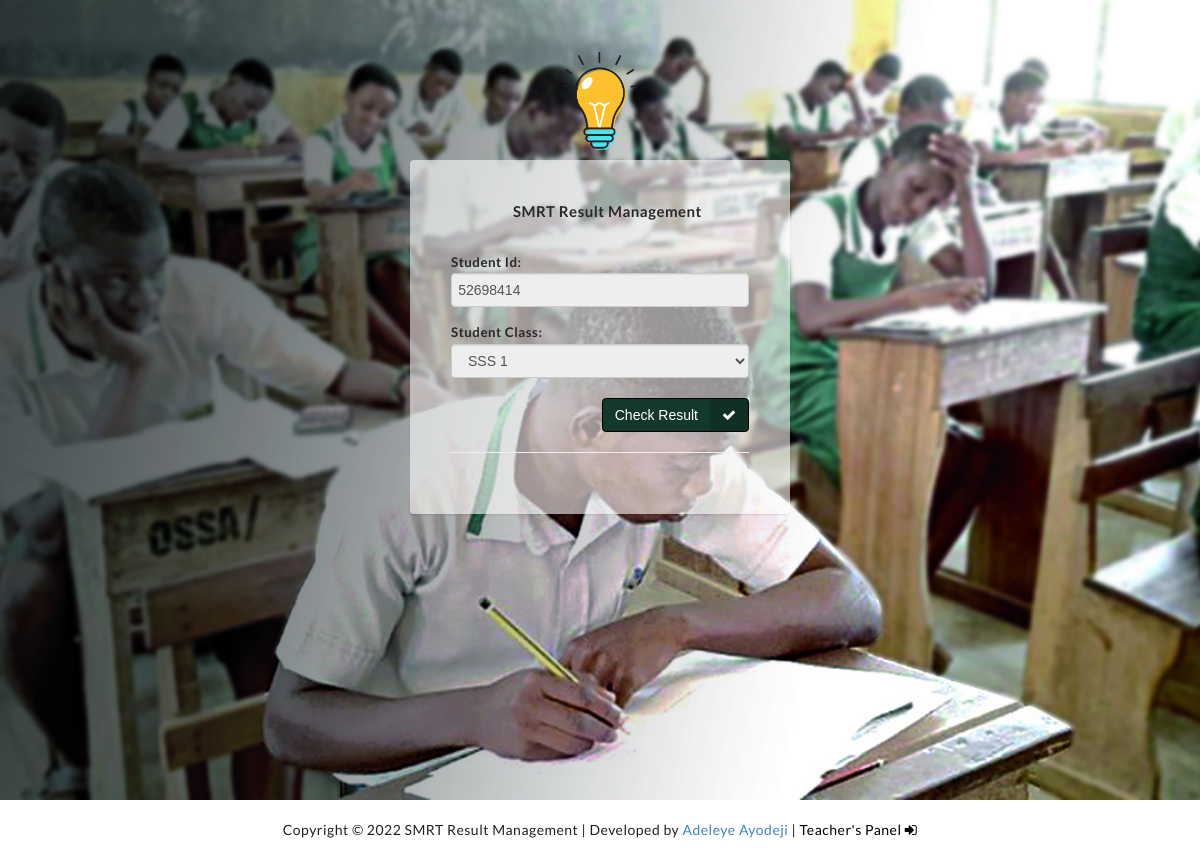
/adcheck.php?studentid=1, run on the app's committed database.
### tables this page shows
CREATE TABLE IF NOT EXISTS `settings` (
  `id` int(11) NOT NULL AUTO_INCREMENT,
  `title` varchar(10000) DEFAULT NULL,
  `description` text,
  `address1` longtext,
  `address2` longtext,
  `session` varchar(1000) DEFAULT NULL,
  `term` varchar(1000) DEFAULT NULL,
  `logo` varchar(1000) DEFAULT NULL,
  `siteback` varchar(1000) DEFAULT NULL,
  PRIMARY KEY (`id`)
);

CREATE TABLE IF NOT EXISTS `tblstudents` (
  `StudentId` int(11) NOT NULL AUTO_INCREMENT,
  `StudentName` varchar(100) NOT NULL,
  `classtype` varchar(1000) DEFAULT NULL,
  `session` varchar(1000) DEFAULT NULL,
  `logo` varchar(10000) DEFAULT NULL,
  `RollId` varchar(100) NOT NULL,
  `StudentEmail` varchar(100) NOT NULL,
  `mobile` varchar(1000) DEFAULT NULL,
  `Gender` varchar(10) NOT NULL,
  `DOB` varchar(100) NOT NULL,
  `ClassId` int(11) NOT NULL,
  `user_token` varchar(1000) DEFAULT NULL,
  `RegDate` timestamp NOT NULL DEFAULT CURRENT_TIMESTAMP,
  `UpdationDate` timestamp NULL DEFAULT NULL ON UPDATE CURRENT_TIMESTAMP,
  `Status` int(1) NOT NULL,
  `Departments` mediumtext,
  `password` varchar(1000) DEFAULT NULL,
  PRIMARY KEY (`StudentId`)
);

### adcheck.php (the view, shortened to what this page needs)
<?php
include('includes/config.php');?>
<!DOCTYPE html>
<?php include('includes/header.php');?>
<?php
                            $stmt = $dbh->query("SELECT * FROM settings");
                            $rowfrontt = $stmt->fetch(PDO::FETCH_OBJ);
                            ?>
<div class="login-bg-color bg-black-300"
    style="background: url('images/<?php echo htmlentities($rowfrontt->siteback); ?>');background-position: center;background-size: cover;">
    <div style="margin: 0px;">
        <center><img src="images/<?php echo htmlentities($rowfrontt->logo); ?>" height="100px"
                style="margin-top: 50px;"></center>
    </div>
    <div class="row">
        <div class="col-md-4 col-md-offset-4">
            <div class="panel login-box" style="background: #ffffff94;margin-top: 10px;">
                <div class="panel-heading">
                    <div class="panel-title text-center">
                        <h4><?php echo htmlentities($rowfrontt->title); ?></h4>
                    </div>
                </div>
                <div class="panel-body p-20">
                    <form action="viewresult.php" method="post">
                        <div class="form-group">
                            <label for="studentid">Student Id:</label>
                            <?php
                                        $studentid = $_GET["studentid"];
                                        $stmt = $dbh->query("SELECT * FROM tblstudents WHERE StudentId = '$studentid' ");
                                        $row = $stmt->fetch(PDO::FETCH_OBJ);
                                        ?>
                            <input type="text" class="form-control" id="studentid"
                                value="<?php echo htmlentities($row->RollId); ?>" autocomplete="off" name="studentid"
                                readonly>
                        </div>
                        <div class="form-group">
                            <label for="default" class="control-label">Student Class:</label>
                            <select name="class" class="form-control" id="default" required="required" readonly>
                                <?php
$newclass = $row->ClassId;
$sql = "SELECT * from tblclasses WHERE id = '$newclass' ";
$query = $dbh->prepare($sql);
$query->execute();
$results=$query->fetchAll(PDO::FETCH_OBJ);
if($query->rowCount() > 0)
{
foreach($results as $result)
{   ?>
                                <option value="<?php echo htmlentities($result->id); ?>">
                                    <?php echo htmlentities($result->ClassName); ?></option>
                                <?php }} ?>
                            </select>
                        </div>
                        <div class="form-group mt-20">
                            <div class="">
                                <button type="submit" class="btn btn-success btn-labeled pull-right"
                                    style="background: #13382c;border-color: black;">Check Result<span
                                        class="btn-label btn-label-right"><i class="fa fa-check"></i></span></button>
                                <div class="clearfix"></div>
                            </div>
                        </div>
                    </form>
                    <hr>
                </div>
            </div>
        </div>
    </div>
</div>
</div>
<?php include 'includes/credit.php'; ?>
</body>
</html>

### includes/credit.php
<?php
    $place = $_SERVER['REQUEST_URI'] == "/teacherlog.php" ? "fixed" : "static";
?>
<div class="credit" style="position: <?php echo $_SESSION ? "static" : $place; ?>;">
				   <?php
                            $stmt = $dbh->query("SELECT * FROM settings");
                            $rowwww = $stmt->fetch(PDO::FETCH_OBJ);
                            ?>
           Copyright &copy; <?php echo date("Y")." ". htmlentities($rowwww->title); ?> | Developed by <a href="https://adeleyeayodeji.com" target="_blank">Adeleye Ayodeji</a> | <?php
           	if (!isset($_SESSION["alogin"])) {
			?>
			<a href="teacherlog.php" style="color: black;">Teacher's Panel <i class="fa fa-sign-in"></i></a>
			<?php
		}else{
		   	?>
		   	<a href="logout.php" style="color: red;">Logout <i class="fa fa-sign-out"></i></a>
		   	<?php
		}
            ?>
        </div>

### css/main.css (style rules this page uses)
body,html { font-family:Poppins,sans-serif;font-weight:400;color:#494949;font-size:12px;line-height:1.75em }
@media (min-width:600px) { body,html { font-size:calc(12px + (14 - 12) * ((100vw - 600px)/ (1140 - 600))) } }
@media (min-width:1140px) { body,html { font-size:14px } }
a,abbr,acronym,address,b,big,blockquote,caption,center,cite,code,dd,del,dfn,dl,dt,em,fieldset,form,h1,h2,h3,h4,h5,h6,i,img,ins,kbd,label,legend,li,ol,p,pre,q,s,samp,small,strike,strong,sub,sup,table,tbody,td,tfoot,th,thead,tr,tt,u,ul,var { margin:0;padding:0 }
.h1,.h2,.h3,.h4,.h5,.h6,h1,h2,h3,h4,h5,h6 { font-family:Poppins,sans-serif;font-weight:400;color:#292929;clear:both }
.h4,h4 { font-size:16.8060715286px;margin-top:1.5619355157em;line-height:1.8743226189em;margin-bottom:.3681503615em }
@media (min-width:600px) { .h4,h4 { font-size:calc(16.8060715286px + (19.60708345 - 16.8060715286) * ((100vw - 600px)/ (1140 - 600))) } }
@media (min-width:1140px) { .h4,h4 { font-size:19.60708345px;margin-top:1.5619355157em;line-height:1.8743226189em;margin-bottom:.3601841818em } }
input[type=color],input[type=date],input[type=datetime-local],input[type=email],input[type=month],input[type=number],input[type=password],input[type=search],input[type=text],input[type=time],input[type=url],input[type=week],textarea { display:block;max-width:100%;padding:.4375em;font-size:12px;margin-bottom:1.3125em }
@media (min-width:600px) { input[type=color],input[type=date],input[type=datetime-local],input[type=email],input[type=month],input[type=number],input[type=password],input[type=search],input[type=text],input[type=time],input[type=url],input[type=week],textarea { font-size:calc(12px + (14 - 12) * ((100vw - 600px)/ (1140 - 600))) } }
@media (min-width:1140px) { input[type=color],input[type=date],input[type=datetime-local],input[type=email],input[type=month],input[type=number],input[type=password],input[type=search],input[type=text],input[type=time],input[type=url],input[type=week],textarea { font-size:14px;margin-bottom:.546875em } }
button,input[type=submit] { cursor:pointer;font-size:12px;padding:.4375em 1.75em;margin-bottom:0 }
@media (min-width:600px) { button,input[type=submit] { font-size:calc(12px + (14 - 12) * ((100vw - 600px)/ (1140 - 600))) } }
@media (min-width:1140px) { button,input[type=submit] { font-size:14px;margin-bottom:0 } }
label { display:block;padding-bottom:.21875em;margin-bottom:-.125em }
body { font-family:Poppins,sans-serif;-webkit-font-smoothing:antialiased;background-color:#f2f2f2;color:#494949;text-rendering:optimizeLegibility!important;letter-spacing:.5px;overflow-x:hidden }
a { outline:0!important;text-decoration:none!important;color:#494949;-webkit-transition:all .4s ease-in-out;transition:all .4s ease-in-out }
.bg-black-300 { background-color:#3c3c3c;border-color:#3c3c3c;color:#fff!important }
.bg-black-300 h1,.bg-black-300 h2,.bg-black-300 h3,.bg-black-300 h4,.bg-black-300 h5,.bg-black-300 h6 { color:#fff }
.mt-20 { margin-top:20px!important }
.p-20 { padding:20px!important }
.panel { box-shadow:0 1px 2px rgba(0,0,0,.1) }
.panel .panel-title h1,.panel .panel-title h2,.panel .panel-title h3,.panel .panel-title h4,.panel .panel-title h5,.panel .panel-title h6 { color:inherit!important;margin:0;line-height:30px }
.panel-heading { padding:5px }
.panel-heading .panel-title { margin-top:10px;padding-left:15px }
.btn .fa { margin-right:6px }
.btn.btn-labeled { padding-top:0;padding-bottom:0 }
.btn.btn-labeled .fa { margin-right:0 }
.btn.btn-labeled .btn-label { position:relative;background:0 0;background:rgba(0,0,0,.15);display:inline-block;padding:6px 12px;left:-12px;border-radius:4px 0 0 4px }
.btn.btn-labeled .btn-label.btn-label-right { left:auto;right:-12px;border-radius:0 4px 4px 0 }
.form-group label { font-size:95% }
.login-bg-color { min-height:100vh }
.login-bg-color .login-box { color:#292929!important;padding:20px;margin-top:125px;border-radius:4px;box-shadow:0 1px 2px rgba(0,0,0,.1) }
.login-bg-color .login-box h1,.login-bg-color .login-box h2,.login-bg-color .login-box h3,.login-bg-color .login-box h4,.login-bg-color .login-box h5,.login-bg-color .login-box h6 { color:#292929!important }

### css/style.css (style rules this page uses)
body { background: #f1f1f1; }
center { cursor: pointer; }
.credit { position: fixed; bottom: 0px; width: 100%; padding: 20px; text-align: center; background: white; }

### data on the page
settings: siteback (picture), logo (picture), title "SMRT Result Management"
tblstudents: studentid "52698414"

### other printed values
form field class "SSS 1"
